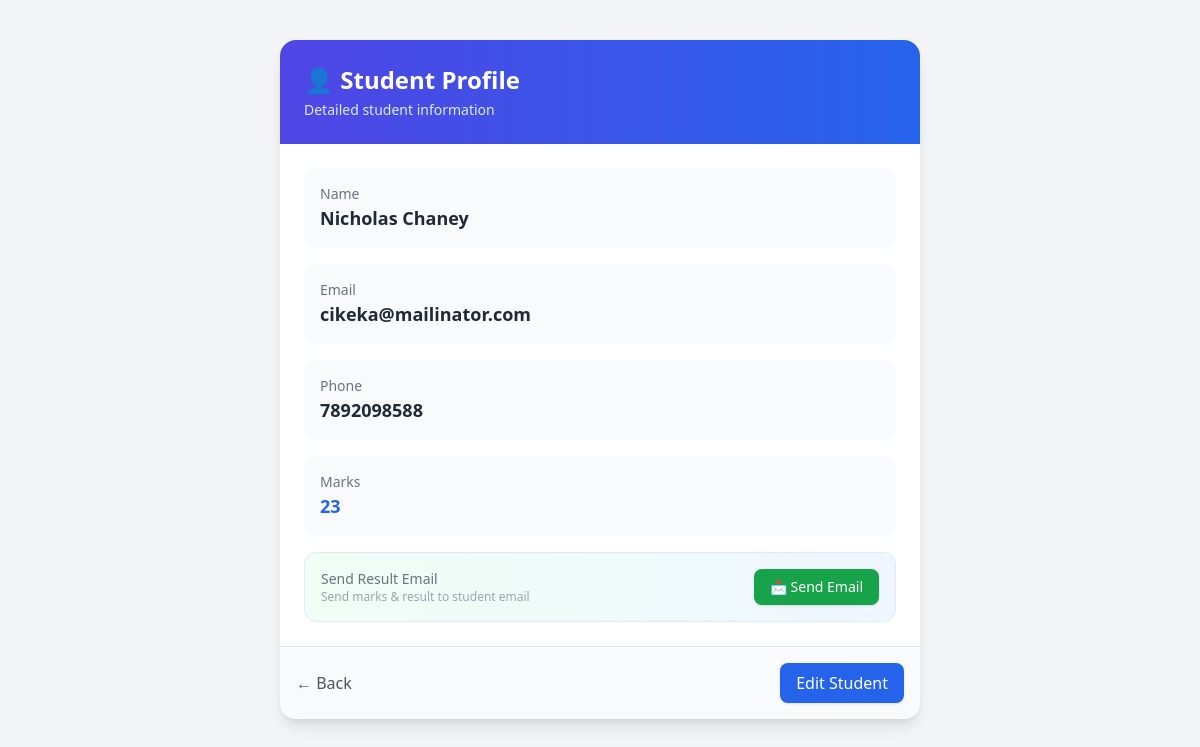
Screenshot of /routes.php?action=view&id=3 with the database file from the repository.
### tables this page shows
CREATE TABLE `students` (
  `id` int(11) NOT NULL,
  `name` varchar(100) DEFAULT NULL,
  `email` varchar(100) DEFAULT NULL,
  `phone` varchar(15) DEFAULT NULL,
  `marks` int(11) DEFAULT NULL,
  `created_at` timestamp NOT NULL DEFAULT current_timestamp()
);

### app/controllers/StudentController.php (called while the page is built, shortened)
<?php
require_once __DIR__ . '/../models/Student.php';
class StudentController
{
    public function view()
    {
        $student = new Student();
        $data    = $student->getById($_GET['id']);
        include __DIR__ . '/../views/students/view.php';
    }
}

### core/Database.php (called while the page is built, shortened)
<?php
class Database {
    private $host = "localhost";
    private $user = "root";
    private $pass = "";
    private $db = "student_admin_panel";
    public function __construct() {
        $this->conn = new mysqli(
            $this->host,
            $this->user,
            $this->pass,
            $this->db
        );
    }
}

### app/models/Student.php (called while the page is built, shortened)
<?php
require_once __DIR__ . '/../../core/Database.php';
class Student {
    private $conn;
    public function __construct() {
        $db = new Database();
        $this->conn = $db->conn;
    }
    public function getById($id) {
        $stmt = $this->conn->prepare("SELECT * FROM students WHERE id=?");
        $stmt->bind_param("i", $id);
        $stmt->execute();
        return $stmt->get_result()->fetch_assoc();
    }
}

### app/views/students/view.php (the view, shortened to what this page needs)
<!DOCTYPE html>
<html>
<head>
    <script src="https://cdn.tailwindcss.com"></script>
</head>
<body class="bg-gray-100 min-h-screen">
<div class="max-w-2xl mx-auto py-10 px-4">
    <div class="bg-white rounded-2xl shadow-lg overflow-hidden">
        <div class="bg-gradient-to-r from-indigo-600 to-blue-600 p-6">
            <h2 class="text-2xl font-bold text-white">👤 Student Profile</h2>
            <p class="text-blue-100 text-sm mt-1">Detailed student information</p>
        </div>
        <div class="p-6 space-y-4">
            <div class="bg-gray-50 p-4 rounded-xl">
                <p class="text-gray-500 text-sm">Name</p>
                <p class="text-lg font-semibold text-gray-800"><?= $data['name'] ?></p>
            </div>
            <div class="bg-gray-50 p-4 rounded-xl">
                <p class="text-gray-500 text-sm">Email</p>
                <p class="text-lg font-semibold text-gray-800"><?= $data['email'] ?></p>
            </div>
            <div class="bg-gray-50 p-4 rounded-xl">
                <p class="text-gray-500 text-sm">Phone</p>
                <p class="text-lg font-semibold text-gray-800"><?= $data['phone'] ?></p>
            </div>
            <div class="bg-gray-50 p-4 rounded-xl">
                <p class="text-gray-500 text-sm">Marks</p>
                <p class="text-lg font-semibold text-blue-600">
                    <?= $data['marks'] ?>
                </p>
            </div>
            <div class="bg-gradient-to-r from-green-50 to-blue-50 border border-blue-100 p-4 rounded-xl">
                <div class="flex justify-between items-center">
                    <div>
                        <p class="text-gray-500 text-sm">Send Result Email</p>
                        <p class="text-xs text-gray-400">
                            Send marks & result to student email
                        </p>
                    </div>
                    <form method="POST" action="?action=send_email&id=<?= $data['id'] ?>">
                        <button class="bg-green-600 hover:bg-green-700 text-white px-4 py-2 rounded-lg shadow text-sm">
                            📩 Send Email
                        </button>
                    </form>
                </div>
            </div>
        </div>
        <div class="p-4 bg-gray-50 border-t flex justify-between items-center">
            <a href="/student_admin_panel/public/"
               class="text-gray-600 hover:text-black">
                ← Back
            </a>
            <a href="?action=edit&id=<?= $data['id'] ?>"
               class="bg-blue-600 hover:bg-blue-700 text-white px-4 py-2 rounded-lg shadow">
                Edit Student
            </a>
        </div>
    </div>
</div>
</body>
</html>

### rows the page displays
students: name "Nicholas Chaney", email "cikeka@mailinator.com", phone "7892098588", marks "23"
